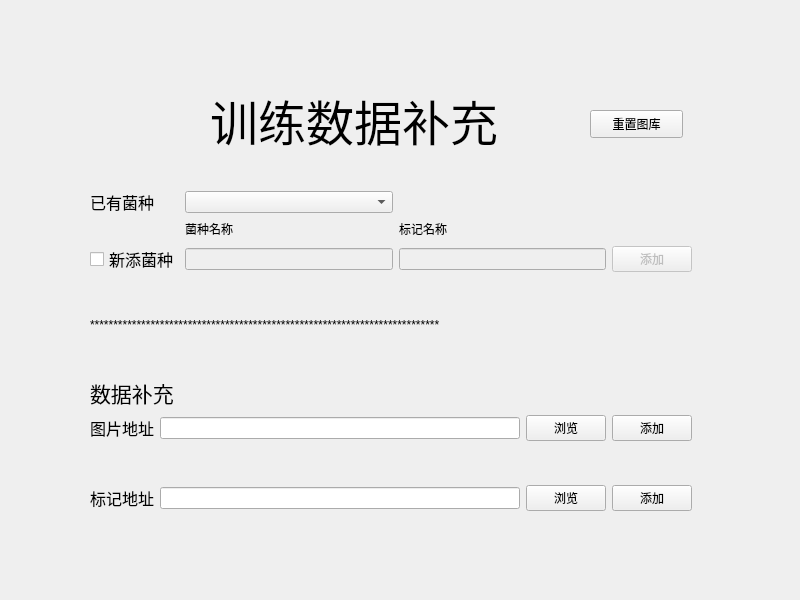
<?xml version="1.0" encoding="UTF-8"?>
<ui version="4.0">
 <class>Form</class>
 <widget class="QWidget" name="Form">
  <property name="geometry">
   <rect>
    <x>0</x>
    <y>0</y>
    <width>800</width>
    <height>600</height>
   </rect>
  </property>
  <property name="windowTitle">
   <string>Form</string>
  </property>
  <widget class="QLabel" name="label">
   <property name="geometry">
    <rect>
     <x>210</x>
     <y>70</y>
     <width>371</width>
     <height>101</height>
    </rect>
   </property>
   <property name="font">
    <font>
     <family>宋体</family>
     <pointsize>36</pointsize>
    </font>
   </property>
   <property name="text">
    <string>训练数据补充</string>
   </property>
  </widget>
  <widget class="QPushButton" name="pushButton">
   <property name="geometry">
    <rect>
     <x>590</x>
     <y>110</y>
     <width>93</width>
     <height>28</height>
    </rect>
   </property>
   <property name="text">
    <string>重置图库</string>
   </property>
  </widget>
  <widget class="QWidget" name="layoutWidget">
   <property name="geometry">
    <rect>
     <x>90</x>
     <y>190</y>
     <width>602</width>
     <height>321</height>
    </rect>
   </property>
   <layout class="QVBoxLayout" name="verticalLayout_2">
    <item>
     <layout class="QGridLayout" name="gridLayout">
      <item row="2" column="1">
       <widget class="QLineEdit" name="lineEdit">
        <property name="enabled">
         <bool>false</bool>
        </property>
       </widget>
      </item>
      <item row="0" column="0">
       <widget class="QLabel" name="label_2">
        <property name="font">
         <font>
          <family>楷体</family>
          <pointsize>12</pointsize>
         </font>
        </property>
        <property name="text">
         <string>已有菌种</string>
        </property>
       </widget>
      </item>
      <item row="1" column="1">
       <widget class="QLabel" name="label_4">
        <property name="text">
         <string>菌种名称</string>
        </property>
       </widget>
      </item>
      <item row="1" column="2">
       <widget class="QLabel" name="label_5">
        <property name="text">
         <string>标记名称</string>
        </property>
       </widget>
      </item>
      <item row="2" column="2">
       <widget class="QLineEdit" name="lineEdit_2">
        <property name="enabled">
         <bool>false</bool>
        </property>
       </widget>
      </item>
      <item row="0" column="1">
       <widget class="QComboBox" name="comboBox"/>
      </item>
      <item row="2" column="0">
       <widget class="QCheckBox" name="checkBox">
        <property name="font">
         <font>
          <family>楷体</family>
          <pointsize>12</pointsize>
         </font>
        </property>
        <property name="focusPolicy">
         <enum>Qt::StrongFocus</enum>
        </property>
        <property name="text">
         <string>新添菌种</string>
        </property>
       </widget>
      </item>
      <item row="2" column="3">
       <widget class="QPushButton" name="pushButton_2">
        <property name="enabled">
         <bool>false</bool>
        </property>
        <property name="text">
         <string>添加</string>
        </property>
       </widget>
      </item>
     </layout>
    </item>
    <item>
     <spacer name="verticalSpacer_3">
      <property name="orientation">
       <enum>Qt::Vertical</enum>
      </property>
      <property name="sizeHint" stdset="0">
       <size>
        <width>20</width>
        <height>40</height>
       </size>
      </property>
     </spacer>
    </item>
    <item>
     <widget class="QLabel" name="label_9">
      <property name="text">
       <string>***************************************************************************</string>
      </property>
     </widget>
    </item>
    <item>
     <spacer name="verticalSpacer_2">
      <property name="orientation">
       <enum>Qt::Vertical</enum>
      </property>
      <property name="sizeHint" stdset="0">
       <size>
        <width>20</width>
        <height>40</height>
       </size>
      </property>
     </spacer>
    </item>
    <item>
     <widget class="QLabel" name="label_6">
      <property name="font">
       <font>
        <family>楷体</family>
        <pointsize>16</pointsize>
       </font>
      </property>
      <property name="text">
       <string>数据补充</string>
      </property>
     </widget>
    </item>
    <item>
     <layout class="QVBoxLayout" name="verticalLayout">
      <item>
       <layout class="QHBoxLayout" name="horizontalLayout_3">
        <item>
         <widget class="QLabel" name="label_7">
          <property name="font">
           <font>
            <family>Agency FB</family>
            <pointsize>12</pointsize>
           </font>
          </property>
          <property name="text">
           <string>图片地址</string>
          </property>
         </widget>
        </item>
        <item>
         <widget class="QLineEdit" name="lineEdit_3"/>
        </item>
        <item>
         <widget class="QPushButton" name="pushButton_3">
          <property name="text">
           <string>浏览</string>
          </property>
         </widget>
        </item>
        <item>
         <widget class="QPushButton" name="pushButton_4">
          <property name="text">
           <string>添加</string>
          </property>
         </widget>
        </item>
       </layout>
      </item>
      <item>
       <spacer name="verticalSpacer">
        <property name="orientation">
         <enum>Qt::Vertical</enum>
        </property>
        <property name="sizeHint" stdset="0">
         <size>
          <width>20</width>
          <height>40</height>
         </size>
        </property>
       </spacer>
      </item>
      <item>
       <layout class="QHBoxLayout" name="horizontalLayout_4">
        <item>
         <widget class="QLabel" name="label_8">
          <property name="font">
           <font>
            <family>Agency FB</family>
            <pointsize>12</pointsize>
           </font>
          </property>
          <property name="text">
           <string>标记地址</string>
          </property>
         </widget>
        </item>
        <item>
         <widget class="QLineEdit" name="lineEdit_4"/>
        </item>
        <item>
         <widget class="QPushButton" name="pushButton_6">
          <property name="text">
           <string>浏览</string>
          </property>
         </widget>
        </item>
        <item>
         <widget class="QPushButton" name="pushButton_5">
          <property name="text">
           <string>添加</string>
          </property>
         </widget>
        </item>
       </layout>
      </item>
     </layout>
    </item>
   </layout>
  </widget>
 </widget>
 <resources/>
 <connections>
  <connection>
   <sender>checkBox</sender>
   <signal>toggled(bool)</signal>
   <receiver>lineEdit</receiver>
   <slot>setEnabled(bool)</slot>
   <hints>
    <hint type="sourcelabel">
     <x>167</x>
     <y>264</y>
    </hint>
    <hint type="destinationlabel">
     <x>297</x>
     <y>273</y>
    </hint>
   </hints>
  </connection>
  <connection>
   <sender>checkBox</sender>
   <signal>toggled(bool)</signal>
   <receiver>lineEdit_2</receiver>
   <slot>setEnabled(bool)</slot>
   <hints>
    <hint type="sourcelabel">
     <x>192</x>
     <y>259</y>
    </hint>
    <hint type="destinationlabel">
     <x>462</x>
     <y>274</y>
    </hint>
   </hints>
  </connection>
  <connection>
   <sender>checkBox</sender>
   <signal>toggled(bool)</signal>
   <receiver>pushButton_2</receiver>
   <slot>setEnabled(bool)</slot>
   <hints>
    <hint type="sourcelabel">
     <x>202</x>
     <y>261</y>
    </hint>
    <hint type="destinationlabel">
     <x>669</x>
     <y>267</y>
    </hint>
   </hints>
  </connection>
 </connections>
</ui>
